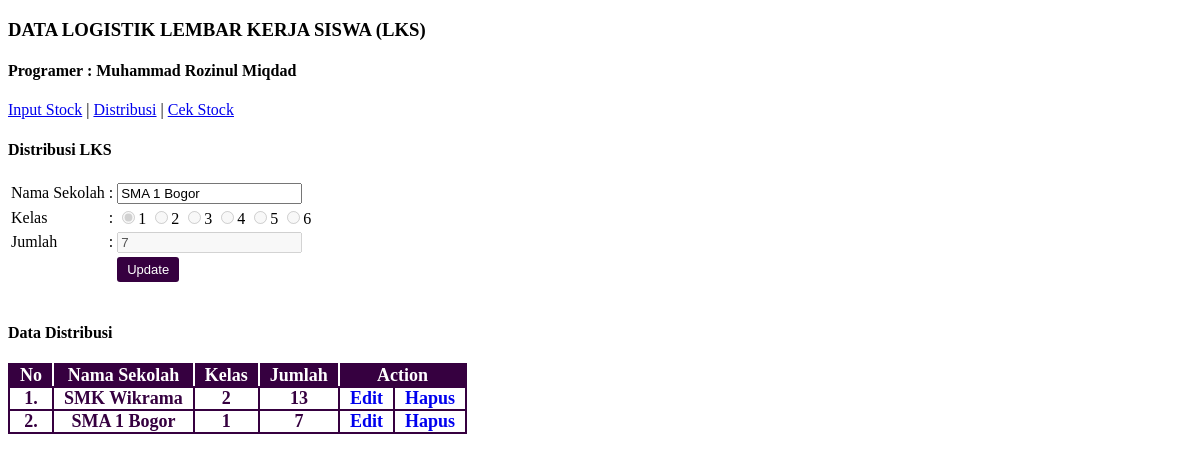
The app's page /distribusi.php?edit&id=4 with its own data.
### tables this page shows
CREATE TABLE `tb_distribusi` (
  `IndexDistribusi` int(11) NOT NULL AUTO_INCREMENT,
  `NamaSekolah` varchar(150) DEFAULT NULL,
  `Kelas` int(3) DEFAULT NULL,
  `Jumlah` int(11) DEFAULT NULL,
  PRIMARY KEY (`IndexDistribusi`)
);

### distribusi.php (the view, shortened to what this page needs)
<?php
    include('koneksi.php');
    if(isset($_GET['edit'])){
        $id = $_GET['id'];
        $result = mysqli_query($mysqli, "SELECT * FROM tb_distribusi WHERE IndexDistribusi=$id");
        while($data = mysqli_fetch_array($result))
        {
            $sekolah = $data['NamaSekolah'];
            $kelas = $data['Kelas'];
            $jumlah = $data['Jumlah'];
        }
    }
?>
<!DOCTYPE html>
<html>
<head>
	<link rel="stylesheet" href="style.css">
</head>
<body>
<h3 class="h">DATA LOGISTIK LEMBAR KERJA SISWA (LKS)</h3>
<h4>Programer : Muhammad Rozinul Miqdad</h4>
<p><a href="input_stok.php">Input Stock</a> | <a href="distribusi.php">Distribusi</a> | <a href="cek_stok.php">Cek Stock</a></p>
<h4>Distribusi LKS</h4>
<form method="post">
	<table class="tb">
		<tr>
			<td>Nama Sekolah</td>
			<td> :</td>
			<td><input type="text" name="v_sekolah" class="input" required="" value="<?php if(isset($_GET['edit'])){echo $sekolah;}?>" ></td>
        </tr>
        <tr>
			<td>Kelas</td>
			<td> :</td>
			<td>
                <label class="radio-inline">
                    <input type="radio" name="v_kelas" value="1" <?php if(isset($_GET['edit'])){ echo 'disabled'; }?> <?php if(isset($_GET['edit'])){ if($kelas == 1){ echo 'checked';} }?> >1
                </label>
                <label class="radio-inline">
                    <input type="radio" name="v_kelas" value="2"  <?php if(isset($_GET['edit'])){ echo 'disabled'; }?> <?php if(isset($_GET['edit'])){ if($kelas == 2){ echo 'checked';} }?> >2
                </label>
                <label class="radio-inline">
                    <input type="radio" name="v_kelas" value="3"  <?php if(isset($_GET['edit'])){ echo 'disabled'; }?> <?php if(isset($_GET['edit'])){ if($kelas == 3){ echo 'checked';} }?> >3
                </label>
                <label class="radio-inline">
                    <input type="radio" name="v_kelas" value="4"  <?php if(isset($_GET['edit'])){ echo 'disabled'; }?> <?php if(isset($_GET['edit'])){ if($kelas == 4){ echo 'checked';} }?> >4
                </label>
                <label class="radio-inline">
                    <input type="radio" name="v_kelas" value="5"  <?php if(isset($_GET['edit'])){ echo 'disabled'; }?> <?php if(isset($_GET['edit'])){ if($kelas == 5){ echo 'checked';} }?> >5
                </label>
                <label class="radio-inline">
                    <input type="radio" name="v_kelas" value="6"  <?php if(isset($_GET['edit'])){ echo 'disabled'; }?> <?php if(isset($_GET['edit'])){ if($kelas == 6){ echo 'checked';} }?> >6
                </label>
            </td>
        </tr>
		<tr>
			<td>Jumlah</td>
			<td> :</td>
			<td><input type="text" name="v_jumlah" class="input" required="" onkeypress="return event.charCode >= 48 && event.charCode <= 57" <?php if(isset($_GET['edit'])){echo 'disabled';}?> value="<?php if(isset($_GET['edit'])){echo $jumlah;}?>" ></td>
        </tr>
        <tr>
			<td></td>
			<td></td>
			<td>
                <?php if (isset($_GET['edit'])) { ?>
                <input type="submit" name="update" value="Update" class="btn">
                <?php }else{ ?>
                <input type="submit" name="submit" value="Simpan" class="btn">
                <?php }	 ?>
            </td>
		</tr>
    </table>
</form>
<br>
<h4>Data Distribusi</h4>
<table class="tb-cetak">
	<tr>
		<td class="td-a">No</td>
		<td class="td-a">Nama Sekolah</td>
		<td class="td-a">Kelas</td>
		<td class="td-a">Jumlah</td>
		<td colspan="2" class="td-b">Action</td>
	</tr>
	<?php
 			$no=1;
             $sql = mysqli_query($mysqli, "SELECT * FROM tb_distribusi");
            if(mysqli_num_rows($sql) > 0)
            {
                while ($data = mysqli_fetch_array($sql)) {
 		?>
 		<tr>
 			<td class="td"><?php echo $no; ?>.</td>
 			<td class="td"><?php echo $data['NamaSekolah']; ?></td>
 			<td class="td"><?php echo $data['Kelas']; ?></td>
 			<td class="td"><?php echo $data['Jumlah']; ?></td>
             <td class="td" align="center">
                 <a href="?edit&id=<?php echo $data['IndexDistribusi']; ?>" name="edit" style="text-decoration: none;">Edit
             </td>
 			<td class="td" align="center">
                <a href="?hapus&kelas=<?php echo $data['Kelas']; ?>&jumlah=<?php echo $data['Jumlah']; ?>&id=<?php echo $data['IndexDistribusi']; ?>" onclick="return confirm('Apakah Anda yakin untuk menghapus data ini ?')" name="del" style="text-decoration: none;">Hapus
            </td>
 		</tr>
 		<?php
                $no++;
                }
            }
            else{
        ?>
            <tr>
                <td class="td" colspan='6'>Belum Ada Data</td>
            </tr>
        <?php } ?>
</table>
</body>
</html>

### style.css (style rules this page uses)
body { font-family: calibri; }
.tb-cetak { font-weight: bold; font-size: 18px; border-collapse: collapse; background-color: #efeeef; text-align: center; }
.td-a { color: white; background-color: #360040; padding: 0px 10px; margin: 0; border: 2px; border-style: solid; border-color: #360040 #ffffff #360040 #360040; }
.td-b { color: white; background-color: #360040; padding: 0px 10px; margin: 0; border: 2px; border-style: solid; border-color: #360040 #360040 #360040 #ffffff; }
.td { color: #360040; background-color: #ffffff; padding: 0px 10px; margin: 0; border: 2px solid #360040; }
.btn { background-color: #360040; border: none; color: white; padding: 5px 10px; text-align: center; text-decoration: none; display: inline-block; font-size: 13px; border-radius: 3px; }

### records on screen
tb_distribusi: v_sekolah "SMA 1 Bogor", Kelas "☑ 1", Kelas "☐ 2", Kelas "☐ 3", Kelas "☐ 4", Kelas "☐ 5", Kelas "☐ 6", v_jumlah "7", NamaSekolah "SMA 1 Bogor", Kelas "1", Jumlah "7"
tb_distribusi: NamaSekolah "SMK Wikrama", Kelas "2", Jumlah "13"
